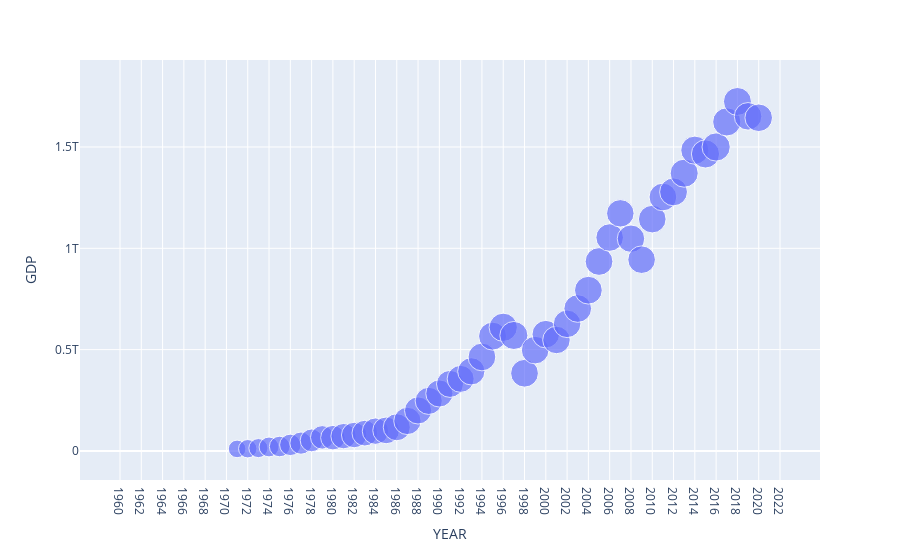

The notebook cell this image was saved under:
### Code cell
df = px.data.gapminder()

fig = px.scatter(merged_df, x="YEAR", y="GDP",
	         size="Schoolenrollment", size_max=20)
display(fig)
